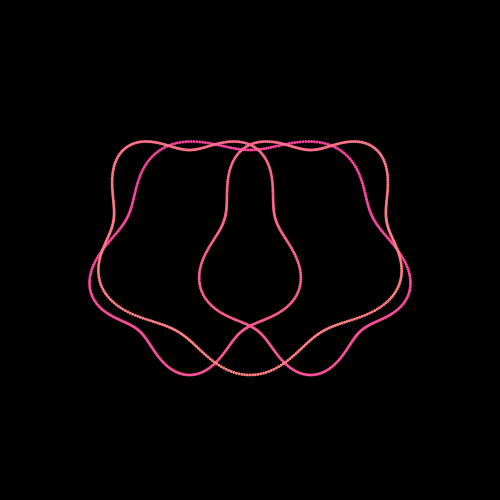
Frame 1 (no input)
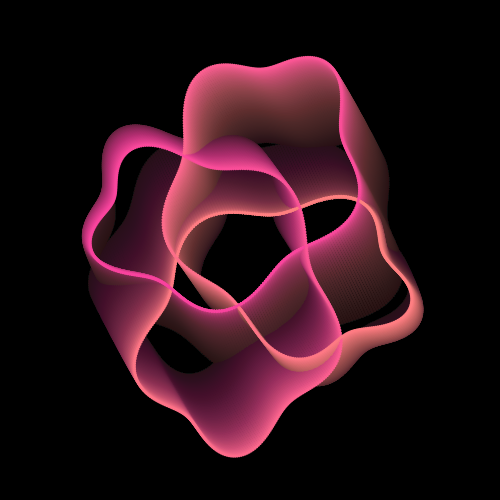
Frame 60 (the mouse pressed at the canvas centre just before this capture)
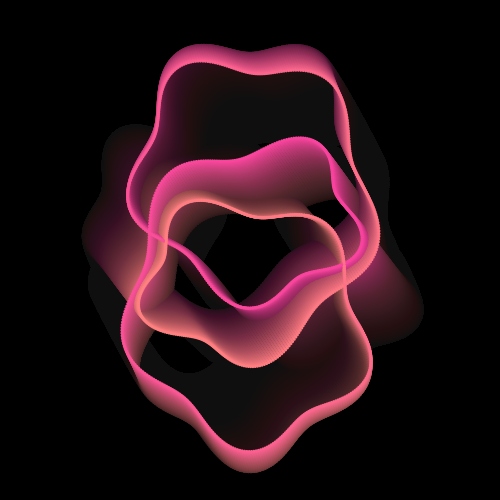
Frame 120 (the mouse held since frame 60 and released just before this capture)

The Processing sketch that drew these frames (run headless with seeded random() and noise(); from frame 60 on, the mouse is pressed at the canvas centre):

// Processing sketch: rosePetals
// ── rosePetals.pde
int nFrames = 512;
ArrayList shapes;
Phasor phasor;
Phasor phasorAmp;
Phasor phasorWidth;
Phasor phasorHeight;
Phasor phasorColor;
float offsetX;
float offsetY;

class Phasor {
  float phase = 0.0;
  float inc;

  Phasor(float inc_) {
    inc = inc_;
  }

  Phasor(float inc_, float phase_) {
    inc = inc_;
    phase = phase_;
  }

  void update() {
    phase += inc;

    if (phase >= 1.0) {
      phase -= 1.0;
    }
    if (phase < 0.0) {
      phase += 1.0;
    }
  }
}

class Ring extends Shapes {
  float r;  // Radius

  Ring(float x, float y, float r_) {
    v.x = x;
    v.y = y;
    r = r_;
  }

  void update() {
    ellipse(v.x + offsetX, v.y + offsetY, r, r);
  }
}

class Shapes {
  PVector v;

  Shapes() {
    v = new PVector();
  }

  void update() {
  }
}


PVector getVCoordinates(PVector v, float d, float a) {
  return new PVector(v.x + d * cos(a), v.y + d * sin(a));
}

PVector getVCoordinates(float x, float y, float d, float a) {
  return new PVector(x + d * cos(a), y + d * sin(a));
}

void setup() {
  size(500, 500);
  background(0);
  smooth();
  shapes = new ArrayList();
  phasor = new Phasor(1.0 / (float) nFrames);
  phasorAmp = new Phasor(1.0 / (float) nFrames * 1.1);
  phasorWidth = new Phasor(1.0 / (float) nFrames * 1.2, 0.75);
  phasorHeight = new Phasor(1.0 / (float) nFrames * 1.3, 0.75);
  phasorColor = new Phasor(1.0 / (float) nFrames * 4);

  int nShapes = 1024;
  for (int i = 0; i < nShapes; i++) {
    float foo = (sin((float) i / (float) nShapes * TWO_PI * 15) + 1.0) * 0.5 * 0.05 + 0.2;
    PVector v = getVCoordinates(width * 0.5, height * 0.5, foo * width, (float) i / (float) nShapes * TWO_PI * 3);
    shapes.add(new Ring(v.x, v.y, 3));
  }
}

void draw() {
  // Fade last frame
  noStroke();
  fill(0, 8);
  rect(0, 0, width, height);

  int lsSize = shapes.size();
  float amp = 30.0 * ((cos(phasorAmp.phase * TWO_PI) + 1.0) / 2.0) + 40;

  for (int i = 0; i < lsSize; i++) {
    color c = lerpColor(color(255, 128, 128), color(249, 66, 158), (sin((phasorColor.phase + (float) i / (float) lsSize) * TWO_PI * 1) + 1.0) / 2.0);
    fill(c);
    PVector v = getVCoordinates(0, 0, amp, ((float) i / (float) lsSize + phasor.phase) * TWO_PI);
    offsetX = v.x * sin(phasorWidth.phase * TWO_PI);
    offsetY = v.y * cos(phasorHeight.phase * TWO_PI) * 1.617;
    Ring thisShape = (Ring) shapes.get(i);
    thisShape.update();
  }

  phasor.update();
  phasorAmp.update();
  phasorWidth.update();
  phasorHeight.update();
  phasorColor.update();
}
